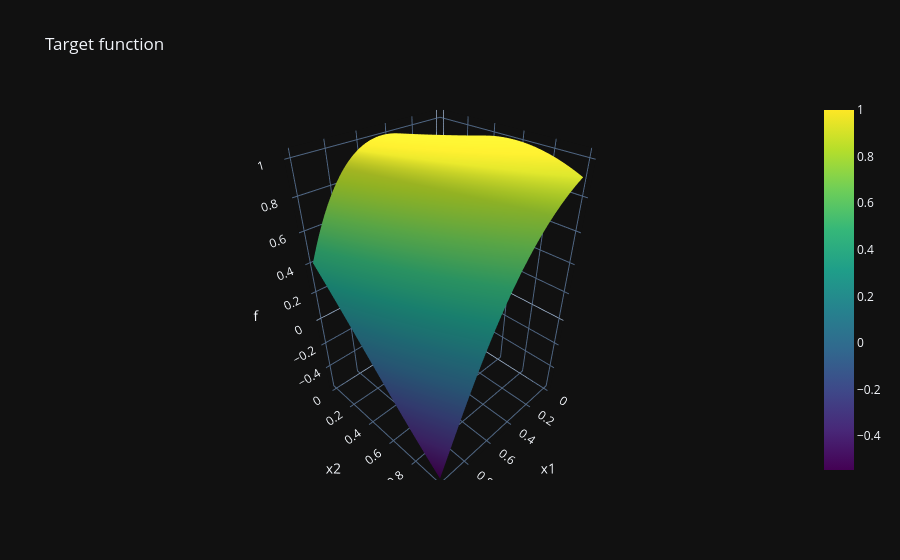

Here is the notebook cell this chart was saved with:
### Markdown cell above
畫出 $f(x_1, x_2) = \sin(e^{x_1} + x_2)$

### Code cell
import plotly.graph_objects as go
import numpy as np
import plotly.colors
import torch

x1 = np.linspace(0, 1, 100)
x2 = np.linspace(0, 1, 100)
X1, X2 = np.meshgrid(x1, x2)
grid = torch.tensor(np.stack([X1.ravel(), X2.ravel()], axis=1), dtype=torch.float32)
Z = target_func(grid).numpy().reshape(X1.shape)

fig = go.Figure(
    go.Surface(x=x1, y=x2, z=Z, colorscale=plotly.colors.sequential.Viridis)
)
fig.update_layout(
    template="plotly_dark",
    title=dict(text="Target function"),
    scene=dict(xaxis_title="x1", yaxis_title="x2", zaxis_title="f"),
)
fig.show()
